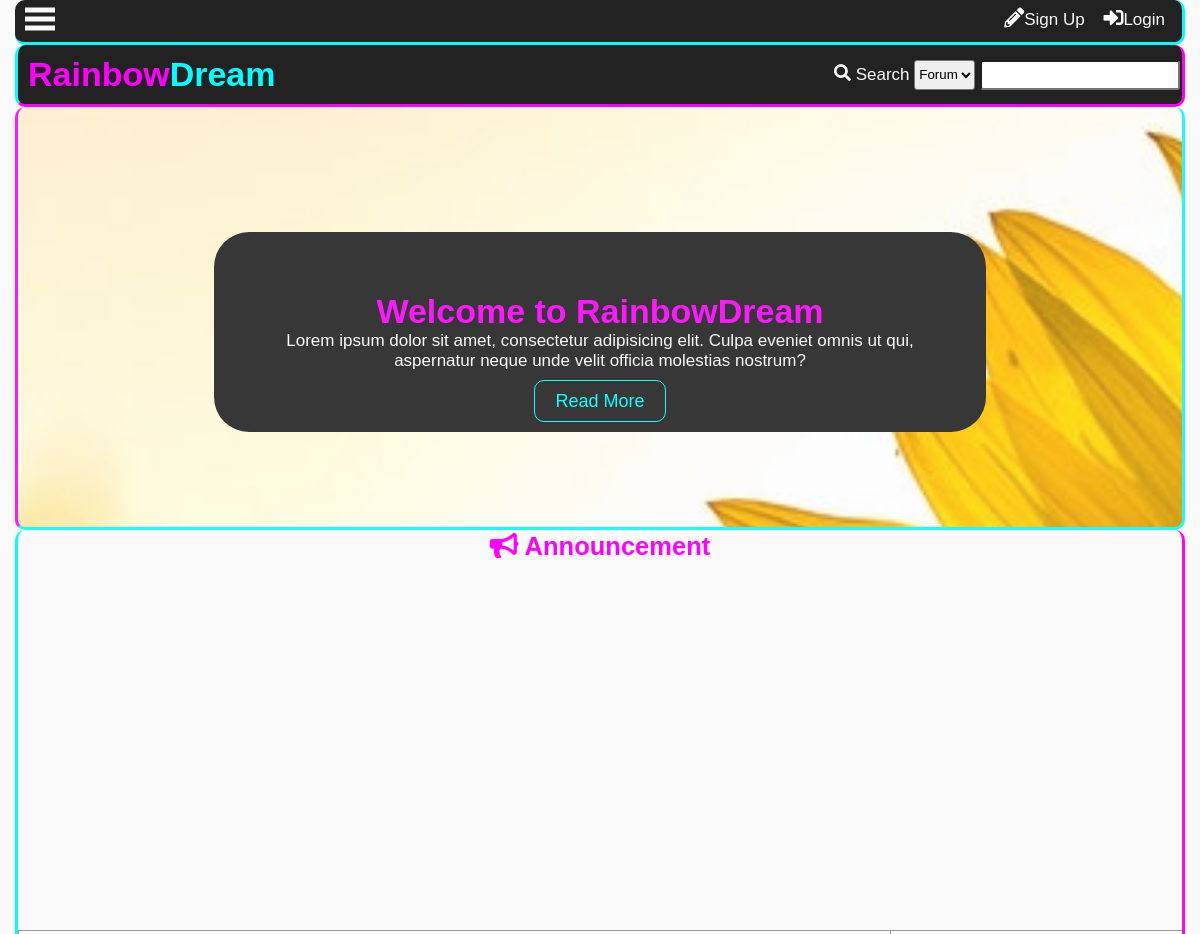
Before: / (upper part) with the older database file.
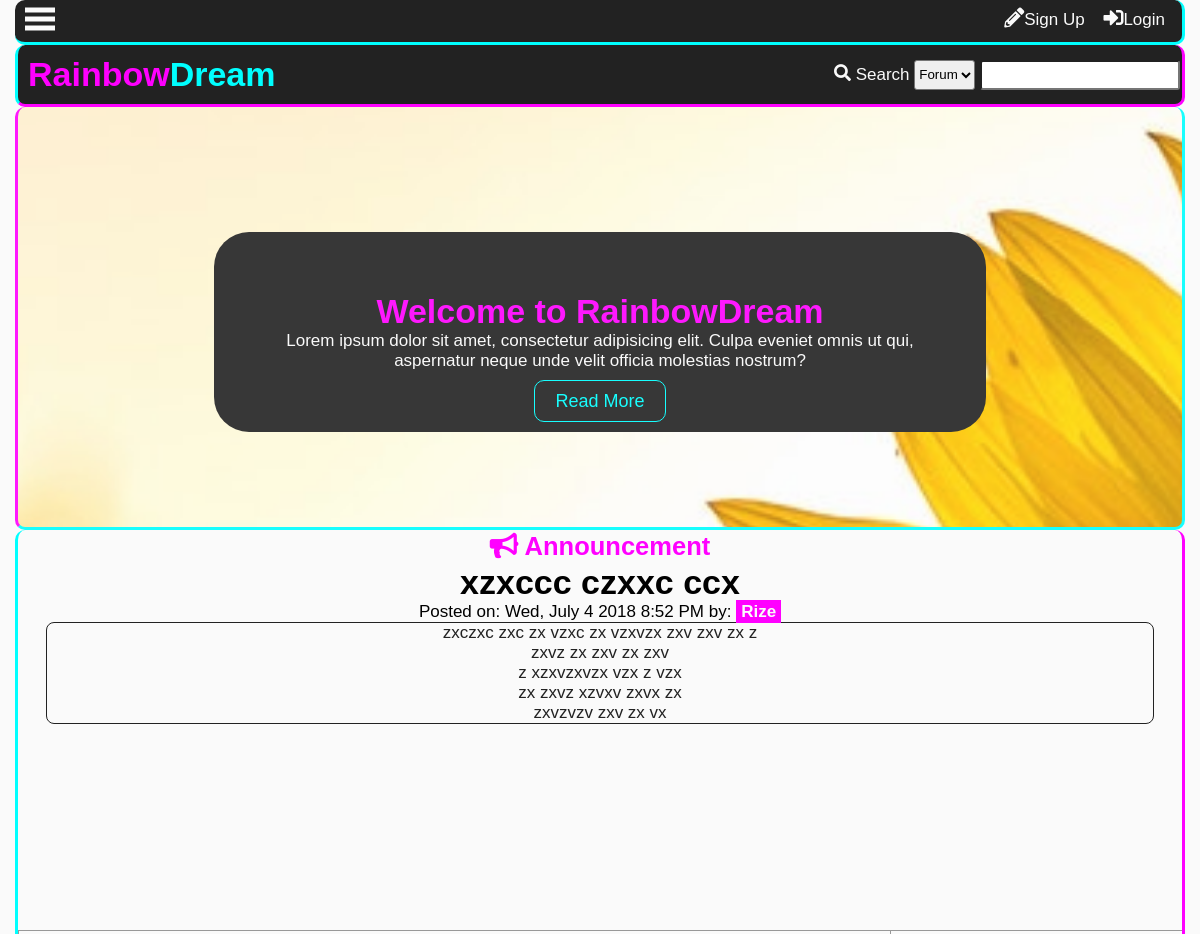
After: the same page with the newer database file.
### tables this page shows
CREATE TABLE `tblannouncement` (
  `announceid` int(11) NOT NULL,
  `title` varchar(100) NOT NULL,
  `content` text NOT NULL,
  `datecreated` datetime DEFAULT NULL,
  `author` int(11) NOT NULL
);

CREATE TABLE `tbluser` (
  `userid` int(11) NOT NULL,
  `username` varchar(100) NOT NULL,
  `password` varchar(100) NOT NULL,
  `firstname` varchar(100) NOT NULL,
  `middlename` varchar(100) NOT NULL,
  `lastname` varchar(100) NOT NULL,
  `birthday` varchar(20) NOT NULL,
  `datecreated` timestamp NOT NULL DEFAULT '0000-00-00 00:00:00',
  `email` varchar(100) NOT NULL,
  `website` varchar(255) NOT NULL,
  `location` varchar(255) NOT NULL,
  `usertypeid` int(11) NOT NULL,
  `access` int(11) NOT NULL,
  `imgname` varchar(100) NOT NULL,
  `imgtype` varchar(100) NOT NULL,
  `imgpath` varchar(200) NOT NULL,
  `bio` text NOT NULL,
  `is_show_email` tinyint(1) NOT NULL,
  `gender` int(11) NOT NULL,
  `lastupdate` timestamp NOT NULL DEFAULT '0000-00-00 00:00:00',
  `lastonline` timestamp NOT NULL DEFAULT '0000-00-00 00:00:00',
  `profileviews` int(11) NOT NULL
);

### index.php (the view, shortened to what this page needs)
<?php
	include'functions.php';
	require_once'connection.php';
?>
<!DOCTYPE html>
<html lang="en">
<head>
  	<link rel="stylesheet" href="css/style.css">
  	<link rel="stylesheet" href="css/fontawesome-all.css">
</head>
<body>
	<div class="main-container">
		<div class="showcase">
			<div class="container">
				<div class="showcase-content">
					<div class="showcase-container">
						<h1>Welcome to RainbowDream</h1>
						<p>Lorem ipsum dolor sit amet, consectetur adipisicing elit. Culpa eveniet omnis ut qui, aspernatur neque unde velit officia molestias nostrum?</p><br>
						<p><a href="about.php">Read More</a></p>
					</div>
				</div>
			</div>
		</div>
		<div class="main-content">
			<div class="main-content-grid">
				<div class="announcement">
					<h2><i class="fas fa-bullhorn"></i> Announcement</h2>
<?php
$sql="SELECT title,content,t1.datecreated,username FROM tblannouncement AS t1
LEFT JOIN tbluser
	ON userid = author
ORDER BY announceid DESC
LIMIT 1";
$result= $conn->query($sql);
while($row=$result->fetch_object()){
	$title = $row->title;
	$content = $row->content;
	$date = date('D, F j Y g:i A',strtotime($row->datecreated));
	$author = $row->username;
	echo '<h1>'.$title.'</h1>
	<p>Posted on: '.$date.' by: <a href="profile.php?name='.$author.'">'.$author.'</a></p>
	<div class="announce-content">'.nl2br($content).'</div>';
}
?>
				</div>
			</div>
		</div>
	</div>
</body>
</html>

Changed rows visible on the page:
added tblannouncement: title "xzxccc czxxc ccx", datecreated "Wed, July 4 2018 8:52 PM", tbluser.username "Rize", content "zxczxc zxc zx vzxc zx vzxvzx zxv zxv zx z zxvz zx zxv zx zxv z xzxvzxvzx vzx z vzx zx zxvz xzvxv zxvx zx zxvzvzv zxv zx vx"
